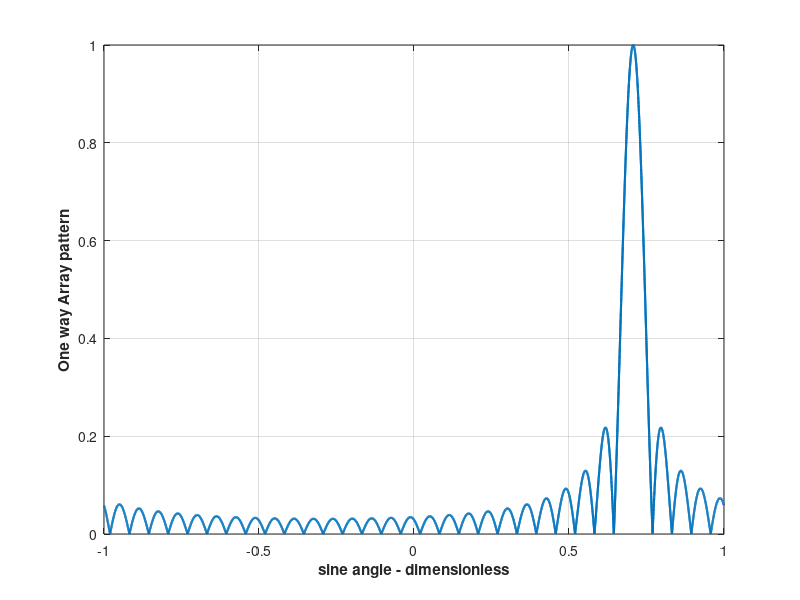
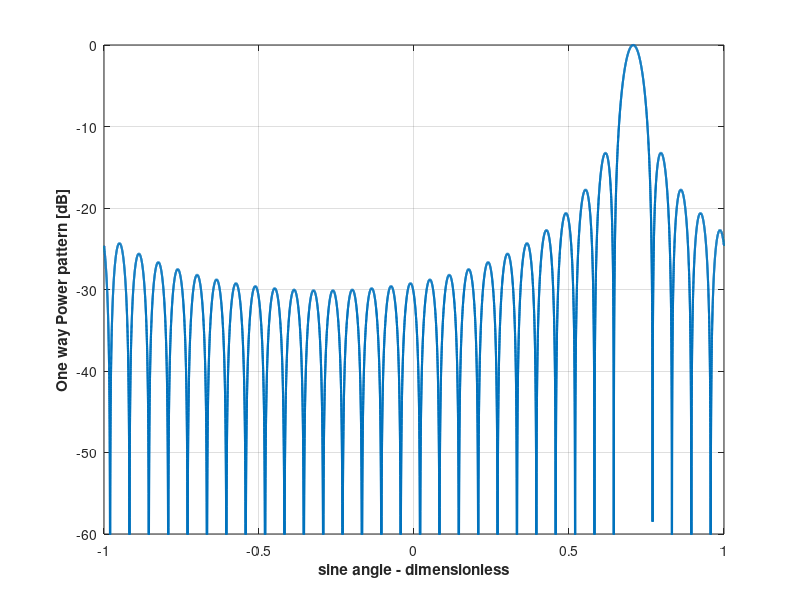
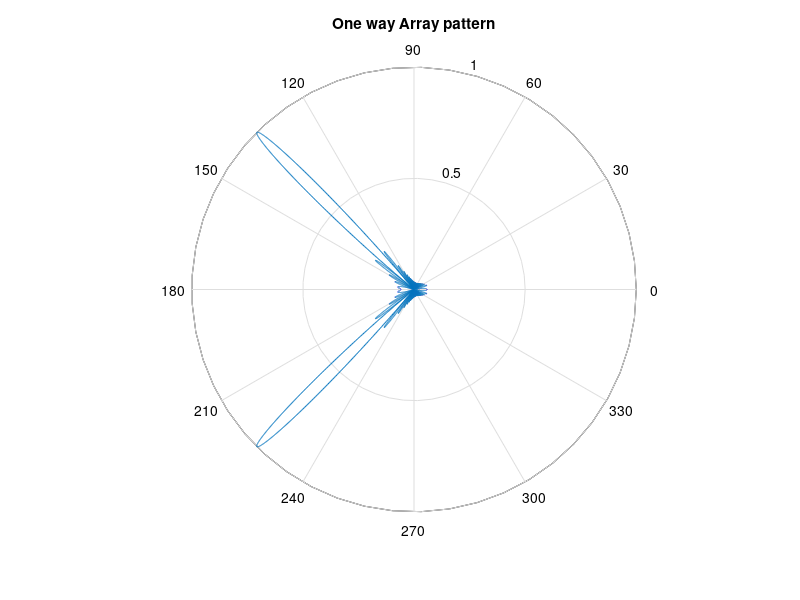

Write the MATLAB code that produced these figures, in order.
% Use this code to produce Fig. 15.5a and 15.5b based on Eq.(15.35)
clc
clear all
close all
eps = 0.00001;
Lambda = 0.03; 
Thetha0 = 45; % steering angle dergee
k      = 2*pi / Lambda;
theta  = -pi : pi / 10791 : pi;
var = sin(theta);
nelements = 32;
d = Lambda / 2; % d = 1;
num = sin((nelements * k * d * 0.5) .* (var - sind(Thetha0)));
%
if(abs(num) <= eps)
    num = eps;
end
den = sin((k* d * 0.5) .* (var - sind(Thetha0)));
if(abs(den) <= eps)
    den = eps;
end
%
pattern = abs(num ./ den);
maxval = max(pattern);
pattern = pattern ./ maxval;
%
figure(1)
plot(var,pattern,'linewidth', 1.5)
xlabel('\bfsine angle - dimensionless')
ylabel('\bfOne way Array pattern')
grid
%
figure(2)
plot(var,20*log10(pattern),'linewidth', 1.5)
axis ([-1 1 -60 0])
xlabel('\bfsine angle - dimensionless')
ylabel('\bfOne way Power pattern [dB]')
grid;
%
figure(3)
theta = theta +pi/2;
polar(theta,pattern)
title ('\bfOne way Array pattern')

disp(['BW ' num2str(2*asind(Lambda*2.782/(2*pi*d*nelements*cosd(Thetha0)))) ' degree'])
disp(['First Zerro ' num2str(asind(Lambda/(d*nelements*cosd(Thetha0)))) ' degree'])
disp(['First Side Lobe Max ' num2str(asind(3*Lambda/(2*d*nelements*cosd(Thetha0)))) ' degree'])
disp(['First Grating Lobe ' num2str(asind(Lambda/d)) ' degree'])
